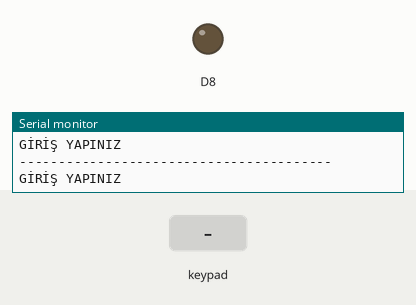
Simulated run of this sketch. Board: ESP8266 (NodeMCU). Shown: output pins drawn as LEDs (lit = HIGH), the last lines printed to the serial monitor. The test bench sets the inputs (shaded band). WiFi joins after 1.5 s; servers stay silent unless stated; the local clock reads 2024-03-15 10:24:30 at power-on unless the sketch sets it.

Above: at 1.8 s.
1.9 s: keypad keys 1 2 pressed 0.734 s apart
At 3.8 s:
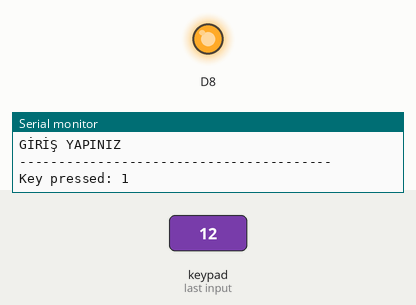
Timing chart, 0 to 11.8 s (numbered marks = the images above; inputs shaded):
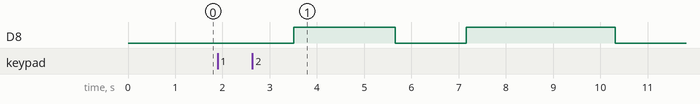

Measured:
- after the input at 1.9 s, D8: LOW → HIGH after 1.6 s, → LOW 2.2 s later, → HIGH 1.5 s later, → LOW 3.2 s later

The sketch:

Arduino_NodeMCU.ino
```cpp
#include <ESP8266WiFi.h>
#include <DNSServer.h>
#include <ESP8266WebServer.h>
#include <WiFiManager.h>
#include <time.h>
#include <Keypad.h>
#include "FirebaseESP8266.h"

//Firebase
#define FIREBASE_HOST " "
#define FIREBASE_AUTH " "
FirebaseData firebaseData;

#define WATT_PERHOUR 10  //10 Watt'lık bir tasarruf ampulünün saatlik harcadığı watt miktarı

int timezone = 3;
int dst = 0;

WiFiManager wifiManager;

//Keypad
const byte n_rows = 4; //four rows
const byte n_cols = 3; //three columns

char keys[n_rows][n_cols] = {
  {'1','2','3'},
  {'4','5','6'},
  {'7','8','9'},
  {'*','0','#'}
};
byte rowPins[n_rows] = {D0, D1, D2, D3};
byte colPins[n_cols] = {D4, D5, D6};
Keypad delayGiris = Keypad( makeKeymap(keys), rowPins, colPins, n_rows, n_cols);

void setup() {
    pinMode(D8, OUTPUT);
    digitalWrite(D8,LOW);

    Serial.begin(115200);
    Serial.setDebugOutput(true);

    //zamanın ayarlanması
    configTime(timezone * 3600, dst * 0, "pool.ntp.org", "time.nist.gov");

    //firebase başlatılır
    Firebase.begin(FIREBASE_HOST, FIREBASE_AUTH);
}

void loop() {
  //Kullanıcıdan wifi kontrolü için delay miktarı alınır
      Serial.println("GİRİŞ YAPINIZ");
      delay(500);
      Serial.println("----------------------------------------");
      char delayG= delayGiris.getKey();
      if (delayG !=NULL){
      Serial.print("Key pressed: ");
      Serial.println(delayG);
      }
      int delayTime=((int)(delayG-48))*1000;

      //delay zamanı girilmişse wifi connection ister
      if(!(delayTime<0)){
     if(wifiManager.autoConnect("AutoConnectAP")){

      digitalWrite(D8,HIGH); //led yakılır

      //ledin yakıldığı zaman hesaplanır
      time_t now = time(nullptr);
      char* startTime=ctime(&now);
      String data="";
      for(int i=0; i<=23; i++){
        data+=startTime[i];
      }

      //kullanıcının girdiği süre sonra yeniden saatin kaç olduğuna bakılır
      delay(delayTime);
      time_t now2 = time(nullptr);
      char* finishTime=ctime(&now2);
      String data2="";
      for(int i=0; i<=23; i++){
        data2+=finishTime[i];
      }

      //database gönderilmek için iki zaman dilimi birleştirilir
       String totaltime= data+ "-"+ data2;

       //database gönderilecek olan, watt miktarı hesaplanır
       int value= (delayTime/1000)*WATT_PERHOUR;

       //database'e gönderilir.
    if(Firebase.set(firebaseData, totaltime ,value)){
        //data başarılı bir şekilde gönderildi.
        Serial.println("Set int data success ");
        Serial.println(totaltime);
        wifiManager.resetSettings(); //wifi resetlenir
        delay(1000);

    }else{
      //data gönderilemedi.
      Serial.print("Error in setInt, ");
      Serial.println(firebaseData.errorReason());
      }

  }
     digitalWrite(D8,LOW); //bağlantı koptuğu için led söndürülür.
 }
}
```
